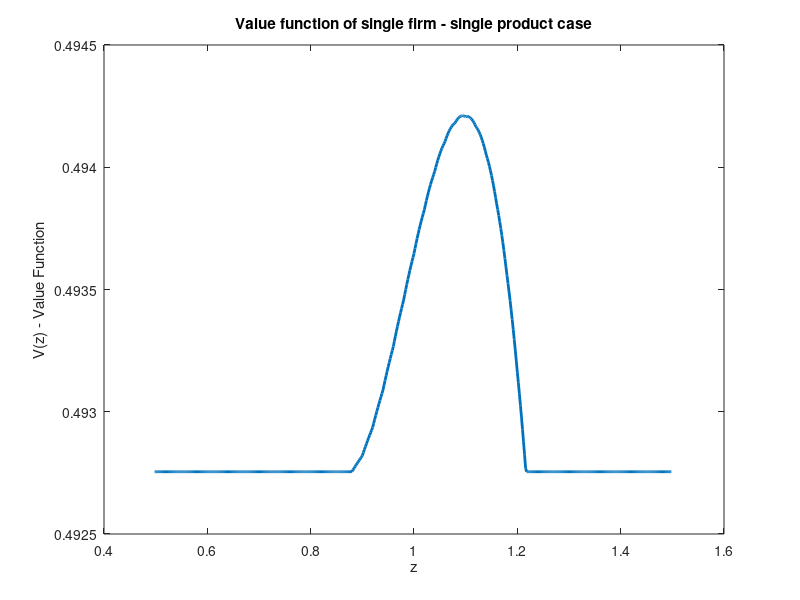
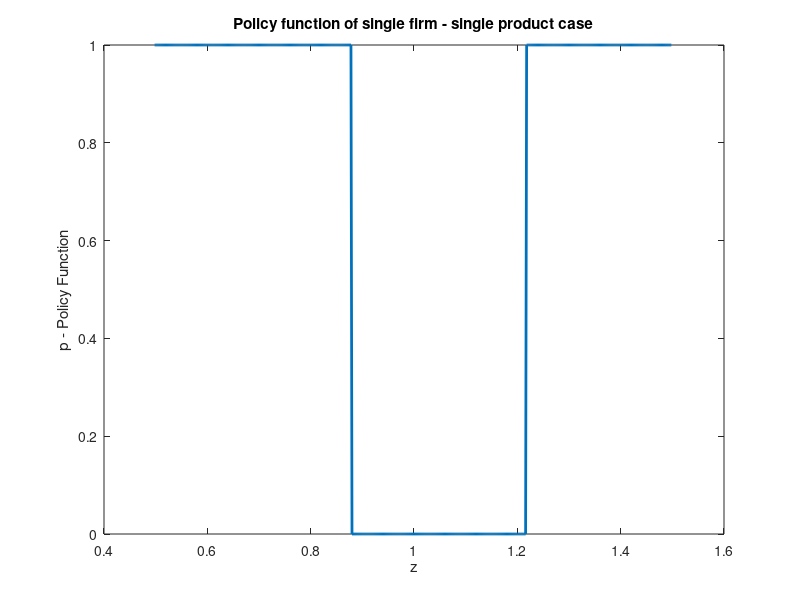
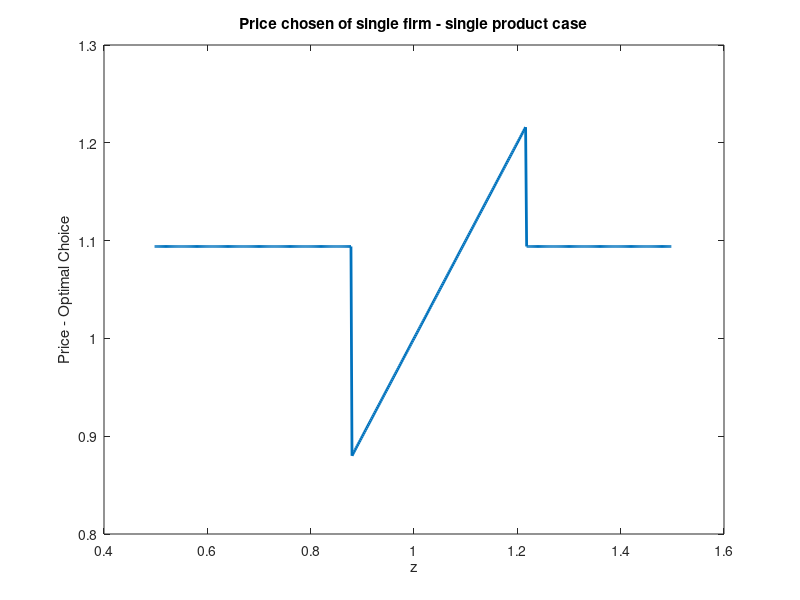

Write the MATLAB code that produced these figures, in order. (Note: this script raises an error after producing the figures.)
% -------------------------------------------------------------------------
% Collusion and Inflation 3 - S&W Single Product 
% 2022
% Javiera Garcia & Javier Tasso
% Replication of Sheshinski & Weiss: The single product monopoly case
% Try to figure out the value function using a simple value function
% iteration
% Using a quadratic profit function
% -------------------------------------------------------------------------

clearvars
clc 
% cd 'C:\Users\Javier\Documents\Penn\Econ712-Macro-Financial-Markets\Collusion_and_Inflation'
cd;  
addpath([cd '\collusion_and_inflation_3_SW_single_functions'])

% -------------------------------------------------------------------------
% Set values of parameters 

    % Inflation rate 
    g = 0.02;

    % Interest rate 
    r= 0.03; 

    % Discount factor
    ddelta = 1 / (1+r); 
    
    % (real) Menu cost
    bbeta = 0.05;

    % Parameters of profit function
    a = 1; 
    b = 1/2; 

%%
% -------------------------------------------------------------------------

% Create a z grid 
n_grid = 1001;
tol_level = 10^(-5); 
max_n_it = 100000; 
z_grid = transpose(linspace(0,2, n_grid)); 
V_initial = 0 * eye(n_grid,1);  
V_new = 1 * eye(n_grid,1); 
change_price = 0 * eye(n_grid,1); 
price_chosen = 0 * eye(n_grid,1); 
n_it = 0;
diff = 1; 

while diff > tol_level && n_it < max_n_it

    % Construct V_eroded by the inflation rate 
    V_eroded = 0 * eye(n_grid,1);
    for ii = 1:n_grid 
        
        new_price = z_grid(ii,1) - g;
        [min_value, index] = min(abs(new_price - z_grid)); 
    
        if min_value >= g
    
            V_eroded(ii,1) = -10^5;
    
        else
    
            V_eroded(ii,1) = V_initial(index,1);
    
        end 
    
    end
    
    % For loop, for each z on the grid
    for ii = 1:n_grid 
    
        % Doing nothing 
            % Careful: next period I need value function evaluated at z-g
    
            % New price 
            new_price = z_grid(ii,1) - g; 
            [~,new_price_index] = min(abs(z_grid - new_price)); 
    
        V_doing_nothing = a * z_grid(ii,1) - b * z_grid(ii,1)^2 ...
            + ddelta * V_initial(new_price_index,1); 
    
        % Paying fixed cost and changing the price
            % Here I can do a grid search 
            % Careful: next period I need value function evaluated at z-g
    
             
        V_changing_price = max(a * z_grid - b * z_grid.^2 + ddelta * V_eroded) ...
            - bbeta; 
    
        V_new(ii,1) = max(V_doing_nothing, V_changing_price); 

        if V_changing_price > V_doing_nothing

            change_price(ii,1) = 1; 
            [~, index_price_chosen] = max(a * z_grid - b * z_grid.^2 + ddelta * V_eroded); 
            price_chosen(ii,1) = z_grid(index_price_chosen,1); 

        else

            change_price(ii,1) = 0; 
            price_chosen(ii,1) = z_grid(ii,1); 

        end
    
    end 

    diff = max(abs(V_new - V_initial));
    n_it = n_it + 1; 
    V_initial = V_new; 

end

change_price_temp = change_price(2:end,1); 
[~, index_min] = min(change_price(1:(end-1),1) - change_price_temp); 
S = z_grid(index_min); 
[~, index_max] = max(change_price(1:(end-1),1) - change_price_temp); 
s = z_grid(index_max); 
clear change_price_temp intex_min index_max 
display(s)
display(S)

figure(1)
plot(z_grid(floor(n_grid/4):floor(3*n_grid/4)), ...
    (1-ddelta) * V_new(floor(n_grid/4):floor(3*n_grid/4)), ...
    'LineWidth',2) 
hold on
xlabel('z')
ylabel('V(z) - Value Function')
title('Value function of single firm - single product case')
saveas(gcf, 'collusion_and_inflation_3_value_fun.png')
close(figure(1))

figure(2)
plot(z_grid(floor(n_grid/4):floor(3*n_grid/4)), ...
    change_price(floor(n_grid/4):floor(3*n_grid/4)), ...
    'LineWidth',2) 
hold on
xlabel('z')
ylabel('p - Policy Function')
title('Policy function of single firm - single product case')
saveas(gcf, 'collusion_and_inflation_3_policy_fun.png')
close(figure(2))

figure(3)
plot(z_grid(floor(n_grid/4):floor(3*n_grid/4)), ...
    price_chosen(floor(n_grid/4):floor(3*n_grid/4)), ...
    'LineWidth',2) 
hold on
xlabel('z')
ylabel('Price - Optimal Choice')
title('Price chosen of single firm - single product case')
saveas(gcf, 'collusion_and_inflation_3_price_chosen.png')
close(figure(3))

%%
% -------------------------------------------------------------------------
clearvars 

% Parameters
r = 0.03;
a = 1;
b = 0.5;
bbeta = 0.05; 

% For different inflation rates 
N = 11; 
g_grid = transpose(linspace(0.005,0.1,N));
s = 0 * eye(N,1);
S = 0 * eye(N,1); 

for ii = 1:N

    [s(ii,1),S(ii,1),~,~,~] = vfi_quadratic_profit(g_grid(ii,1),1001,10^(-5), ...
        100000, a, b, bbeta, r);

end

figure(4)
plot(g_grid, s, 'LineWidth',2)
hold on
plot(g_grid, S, 'LineWidth',2)
xlabel('Inflation')
ylabel('(s,S)')
title('Threshold for different inflation rates')
saveas(gcf, 'collusion_and_inflation_3_sS_inflation.png')
close(figure(4))